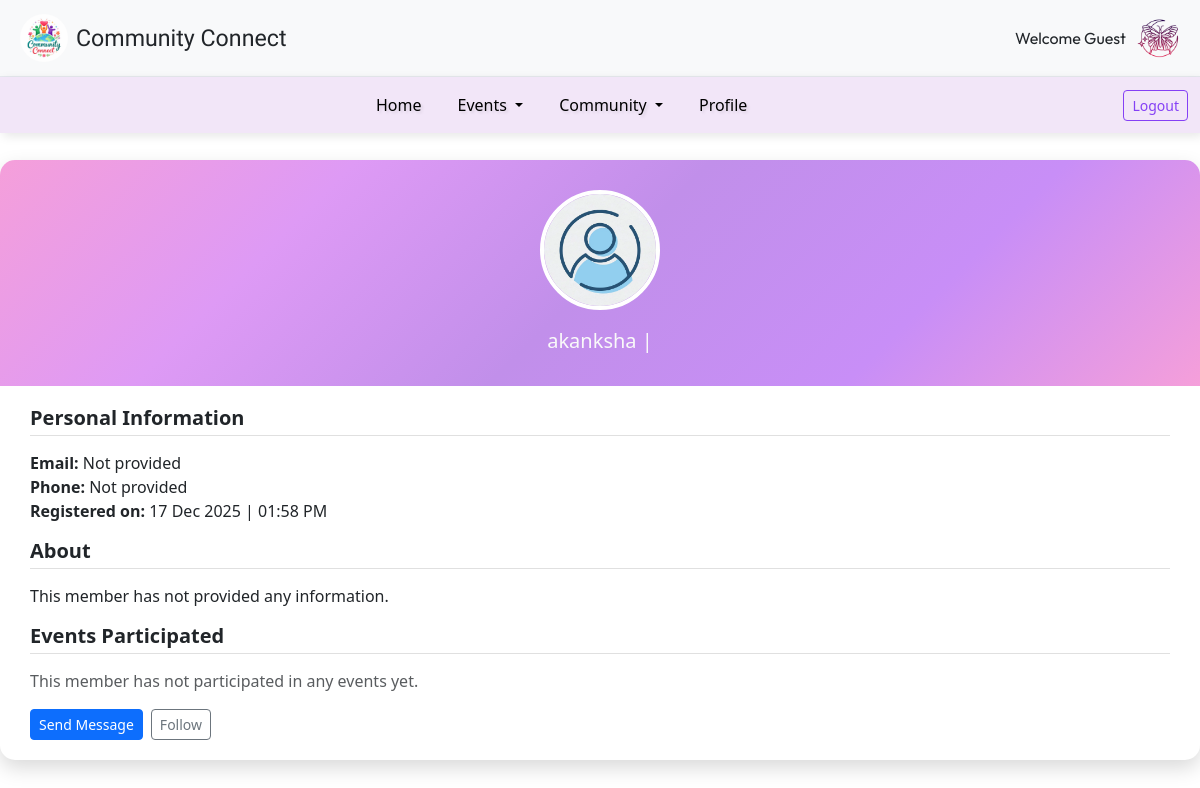
The app's page /event_member_profile.php?id=7, older data.
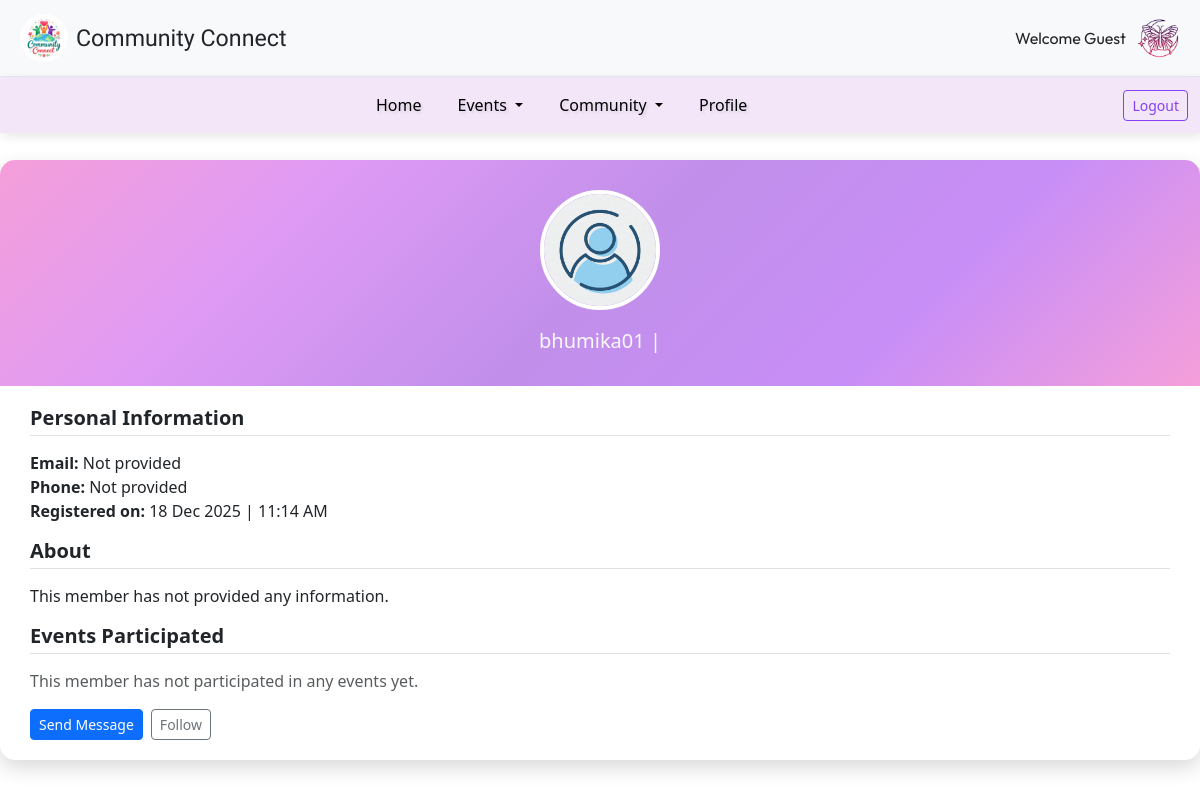
The same page, newer data.
### tables this page shows
CREATE TABLE `users` (
  `user_id` int(11) NOT NULL,
  `full_name` varchar(100) NOT NULL,
  `username` varchar(50) NOT NULL,
  `email` varchar(100) NOT NULL,
  `password` varchar(255) NOT NULL,
  `confirm_password` varchar(255) NOT NULL,
  `role` varchar(100) NOT NULL,
  `district` varchar(100) NOT NULL,
  `bio` varchar(300) NOT NULL,
  `created_at` timestamp NOT NULL DEFAULT current_timestamp()
);

### event_member_profile.php (the view, shortened to what this page needs)
<?php
include 'userHead.php';
$conn = mysqli_connect("localhost", "root", "", "community_connect");
$member_id = $_GET['id'] ?? 0;
$member_query = "
    SELECT
        u.user_id,
        u.username,
        u.created_at,
        r.name,
        r.district,
        r.email,
        r.phone
    FROM users u
    LEFT JOIN registrations r ON u.user_id = r.user_id
    WHERE u.user_id = ?
    LIMIT 1
";
$stmt = mysqli_prepare($conn, $member_query);
mysqli_stmt_bind_param($stmt, "i", $member_id);
mysqli_stmt_execute($stmt);
$result = mysqli_stmt_get_result($stmt);
$member = mysqli_fetch_assoc($result);
$member['events'] = [];
?>
<!DOCTYPE html>
<html lang="en">
<head>
    <link href="https://cdn.jsdelivr.net/npm/bootstrap@5.3.8/dist/css/bootstrap.min.css" rel="stylesheet" />
    <link href="https://cdn.jsdelivr.net/npm/bootstrap-icons@1.10.5/font/bootstrap-icons.css" rel="stylesheet" />
    <link rel="stylesheet" href="userStyle.css" />
</head>
<body>
<?php include 'userNav.php'; ?>
<div class="profile-card">
    <div class="profile-header">
        <img src="<?= htmlspecialchars($member['avatar'] ?? 'lo.webp'); ?>" alt="Profile Picture" class="rounded-circle mb-2">
        <small><?= htmlspecialchars($member['username'] ?? '@user'); ?> | <?= htmlspecialchars($member['district']); ?></small>
    </div>
    <div class="profile-section">
        <h5>Personal Information</h5>
        <ul class="list-unstyled mb-3">
            <li><strong>Email:</strong> <?= htmlspecialchars($member['email'] ?? 'Not provided'); ?></li>
            <li><strong>Phone:</strong> <?= htmlspecialchars($member['phone'] ?? 'Not provided'); ?></li>
            <li><strong>Registered on:</strong> <?php echo date("d M Y", strtotime($member['created_at'])); ?> | <?php echo date("h:i A", strtotime($member['created_at'])); ?></li>
        </ul>
        <h5>About</h5>
        <p><?= htmlspecialchars($member['bio'] ?? 'This member has not provided any information.'); ?></p>
        <h5>Events Participated</h5>
        <?php if (!empty($member['events'])): ?>
            <ul class="list-group mb-3">
                <?php foreach ($member['events'] as $event): ?>
                    <li class="list-group-item d-flex justify-content-between align-items-center">
                        <?= htmlspecialchars($event['event_name']); ?>
                        <span class="badge bg-success rounded-pill"><?= htmlspecialchars($event['status']); ?></span>
                    </li>
                <?php endforeach; ?>
            </ul>
        <?php else: ?>
            <p class="text-muted">This member has not participated in any events yet.</p>
        <?php endif; ?>
        <div class="profile-actions d-flex gap-2">
            <a href="message.php?id=<?= $member['user_id']; ?>" class="btn btn-primary btn-sm">Send Message</a>
            <a href="follow.php?id=<?= $member['user_id']; ?>" class="btn btn-outline-secondary btn-sm">Follow</a>
        </div>
    </div>
</div>
</body>
</html>

### userHead.php (shortened to what this page needs)
<?php
  $username='Guest';
?>
<div class="initial">
    <div id="brand" class="d-flex align-items-center">
        <img src="lg.png" class="brand-logo" alt="logo">
        <span class="brand-text">Community Connect</span>
    </div>
    <div id="user" class="d-flex align-items-center">
        <span class="user-name">
            Welcome <?php echo $username; ?>
        </span>
        <img src="user.png" class="user-icon" alt="User Icon">
    </div>
</div>

### userNav.php (shortened to what this page needs)
<nav class="navbar navbar-expand-lg navbar-light nav-color">
    <div class="nav container-fluid d-flex align-items-center justify-content-between">
        <div class="collapse navbar-collapse" id="nav">
            <ul class="navbar-nav mb-2 mb-lg-0">
                <li class="nav-item"><a class="nav-link <?php if ($active == 'home') echo 'active'; ?>"
                        aria-current="page" href="Dashboard.php">Home</a></li>
                <li class="nav-item dropdown <?php
                                                if (in_array($active, ['exploreEvent', 'myEvent']))
                                                    echo 'active'; ?>">
                    <a class="nav-link dropdown-toggle" role="button" data-bs-toggle="dropdown" aria-expanded="false">
                        Events
                    </a>
                </li>
                <li
                    class="nav-item dropdown <?php
                                                if (in_array($active, ['exploreCommunity', 'myCommunity'])) echo 'active'; ?>">
                    <a class="nav-link dropdown-toggle" role="button" data-bs-toggle="dropdown" aria-expanded="false">
                        Community
                    </a>
                </li>
                <li class="nav-item"><a class="nav-link <?php if ($active == 'profile') echo 'active'; ?>"
                        href="Profile.php">Profile</a></li>
            </ul>
            <div class="d-flex align-items-center gap-2">
                <a href="logout.php" class="btn btn-outline-indigo btn-sm">Logout</a>
            </div>
        </div>
    </div>
</nav>

### userStyle.css (style rules this page uses)
.navbar { box-shadow: 3px 3px 10px rgba(0, 0, 0, 0.1); }
.nav-color { background-color: hsla(281, 54%, 52%, 0.13); }
.navbar-light .navbar-nav .nav-link { color: black !important; font-weight: 400; }
.navbar-nav { margin: 0 auto; gap: 20px; text-shadow: 2px 2px 3px rgba(0, 0, 0, 0.1); }
.initial { display: flex; justify-content: space-between; align-items: center; padding: 14px 20px; background-color: #f8f9fa; border-bottom: 1px solid #e6e9ee; }
#brand .brand-text { font-family: "Handlee", cursive; font-size: 1.45rem; margin-left: 8px; }
#brand .brand-logo { width: 48px; height: 48px; object-fit: cover; border-radius: 50%; }
#user .user-name { font-family: "Outfit", sans-serif; font-size: 1rem; margin-right: 10px; display: inline-block; vertical-align: middle; }
#user .user-icon { width: 44px; height: 44px; object-fit: cover; border-radius: 50%; vertical-align: middle; }
.btn-outline-indigo { color: #8540f5; border-color: #8540f5; }

### event_member_profile.php (style rules this page uses)
.profile-card { max-width: 1200px; margin: auto; margin-top:27px; border-radius: 15px; overflow: hidden; box-shadow: 0 8px 20px rgba(0,0,0,0.15); transition: transform 0.3s, box-shadow 0.3s; background: #fff; }
.profile-header { background: linear-gradient(135deg, #f59fdaff, #de9af5ff, #c18feaff, #c88ef7ff, #f59fdaff); color: #fff; padding: 30px; text-align: center; }
.profile-header img { border: 4px solid #fff; width: 120px; height: 120px; object-fit: cover; }
.profile-header small { color: #f9f9f9ff; font-size:20px; font-weight:500; }
.profile-section { padding: 20px 30px; }
.profile-section h5 { font-weight: 600; border-bottom: 1px solid #e0e0e0; padding-bottom: 5px; margin-bottom: 15px; }
.profile-actions a { transition: 0.3s; }

Row changes from the older to the newer data that the page shows:
changed users: username "akanksha" → "bhumika01"; created_at "17 Dec 2025" → "18 Dec 2025"; created_at "01:58 PM" → "11:14 AM"
